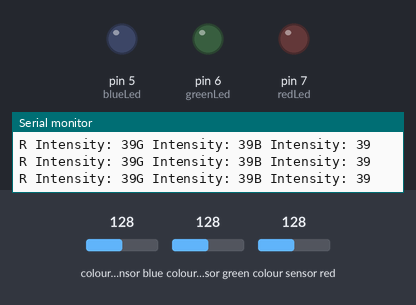
The sketch below on a simulated Arduino Uno, built with avr-gcc and run on an emulated ATmega328P. On the bench: output pins drawn as LEDs (lit = HIGH), the last lines printed to the serial monitor. Wiring (inferred from the names in the program): TCS3200 colour sensor: output pin 8; S2 pin 12; S3 pin 13; S0 pin 10; S1 pin 11. Inputs (shaded band) come from the test bench; at power-on: colour sensor blue 128, colour sensor red 128, colour sensor green 128. Pins used as bus, display or sensor lines are not drawn.

Above: at 1.2 s.
1.3 s: colour sensor blue set to 136
At 1.65 s:
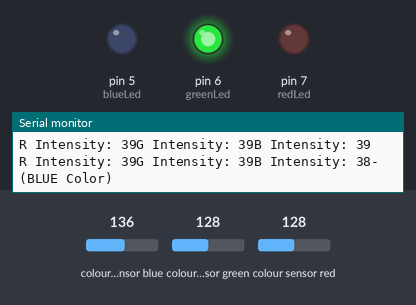
4.3 s: colour sensor red set to 134
At 5.7 s:
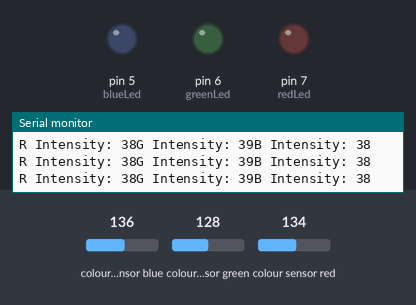
6.0 s: colour sensor blue set to 140
At 6.17 s:
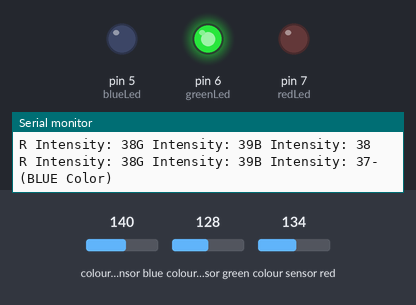
9.0 s: colour sensor blue set to 5
At 9.8 s:
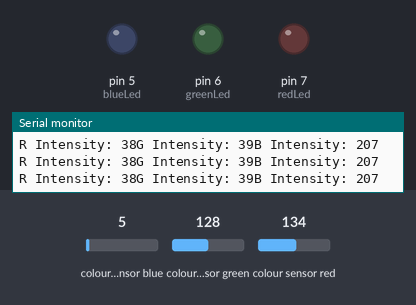
Timing chart, 0 to 11.5 s (numbered marks = the images above; inputs shaded):
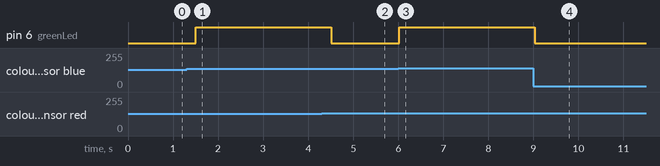

Measured:
- the behaviour switches between 131 and 132 on colour sensor blue (found by bisection; images 0 and 1)
- the behaviour switches between 131 and 132 on colour sensor red (found by bisection; images 1 and 2)
- the behaviour switches between 136 and 137 on colour sensor blue (found by bisection; images 2 and 3)
- after the input at 1.3 s, pin 6 (greenLed): LOW → HIGH after 0.21 s
- after the input at 4.3 s, pin 6 (greenLed): HIGH → LOW after 0.22 s
- after the input at 6.0 s, pin 6 (greenLed): LOW → HIGH at once
- after the input at 9.0 s, pin 6 (greenLed): HIGH → LOW at once

The sketch:

colorsensor.ino
```cpp
const int s0 = 10;
const int s1 = 11;
const int s2 = 12;
const int s3 = 13;
const int out = 8;

int redLed = 7;
int greenLed = 6;
int blueLed = 5;

int red = 4;
int green = 4;
int blue = 4;

void setup() {
  // put your setup code here, to run once:
  Serial.begin(9600);

  pinMode(s0, OUTPUT);
  pinMode(s1, OUTPUT);
  pinMode(s2, OUTPUT);
  pinMode(s3, OUTPUT);
  pinMode(out, INPUT);
  pinMode(redLed, OUTPUT);
  pinMode(greenLed, OUTPUT);
  pinMode(blueLed, OUTPUT);

  digitalWrite(s0, HIGH);
  digitalWrite(s1, HIGH);
}

void loop() {
  // put your main code here, to run repeatedly:
  color();

  Serial.print("R Intensity: ");
  Serial.print(red, DEC);
  Serial.print("G Intensity: ");
  Serial.print(green, DEC);
  Serial.print("B Intensity: ");
  Serial.print(blue, DEC);

  if(red < blue && red < green && red <20){
    Serial.println("- (RED Color)");

    digitalWrite(redLed, HIGH);
    digitalWrite(greenLed, LOW);
  }
  else if(blue < red && blue < red){
    Serial.println("- (BLUE Color)");

    digitalWrite(redLed, LOW);
    digitalWrite(greenLed, HIGH);
    digitalWrite(blueLed, LOW);
  }
  else{
    Serial.println();
  }
  delay(300);

  digitalWrite(redLed, LOW);
  digitalWrite(greenLed, LOW);
  digitalWrite(blueLed, LOW);
}

void color(){
  digitalWrite(s2, LOW);
  digitalWrite(s3, LOW);

  red = pulseIn(out, digitalRead(out) == HIGH ? LOW : HIGH);

  digitalWrite(s3, HIGH);

  blue = pulseIn(out, digitalRead(out) == HIGH ? LOW : HIGH);

  digitalWrite(s2, HIGH);

  green = pulseIn(out, digitalRead(out) == HIGH ? LOW : HIGH);


}
```
